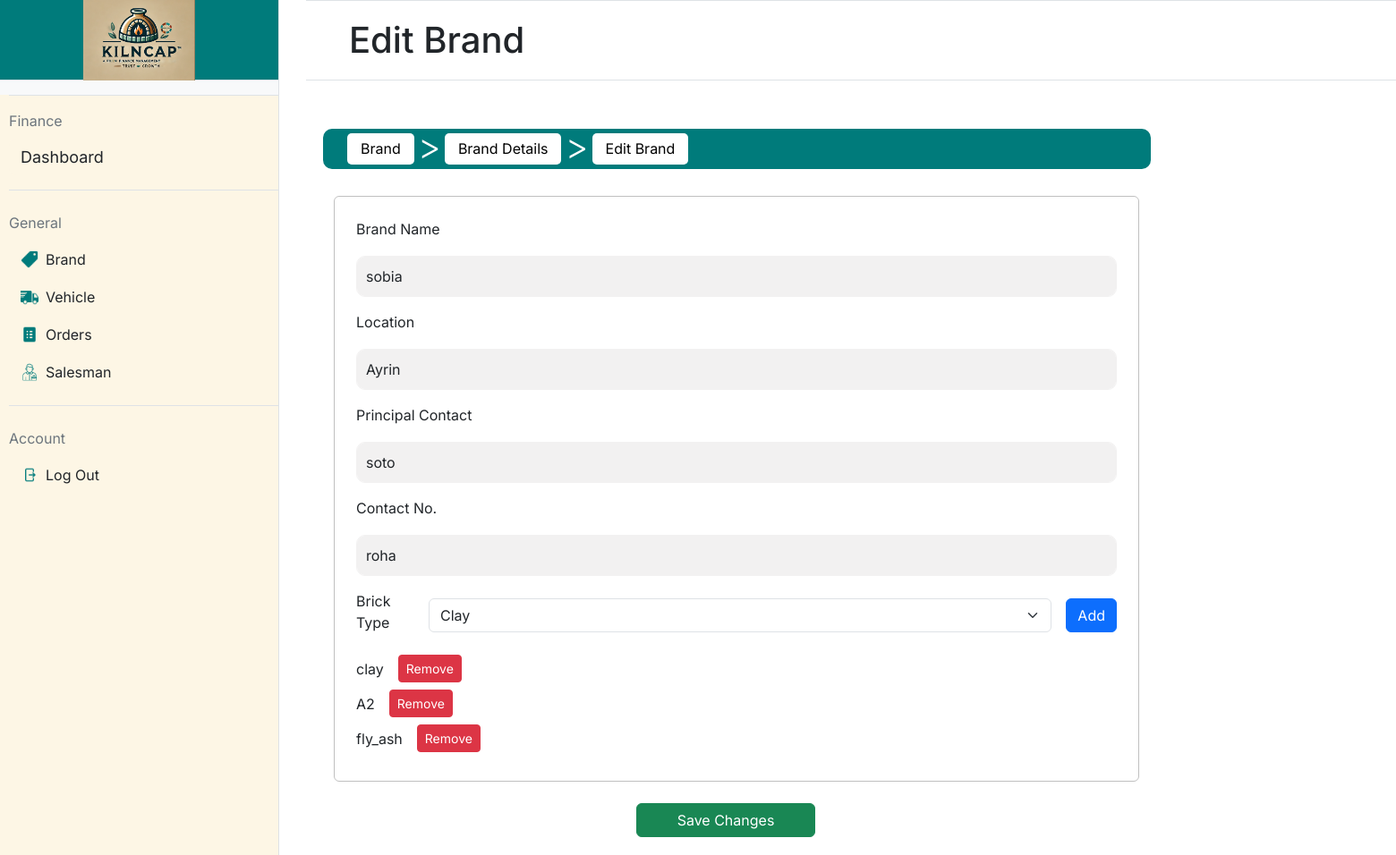
Page /edit_brand/9 on the committed database.
### app.py (models this page shows, shortened)
class Brand(db.Model):
    __tablename__ = 'brands'
    id = db.Column(db.Integer, primary_key=True, autoincrement=True)
    name = db.Column(db.String(30), nullable=False)
    location = db.Column(db.String(100), nullable=False)
    contact_no = db.Column(db.String(12), unique=True, nullable=False)
    principal_contact = db.Column(db.String(12), nullable=False)
    brick_types = db.relationship('BrickType', backref='brand', cascade="all, delete-orphan")

class BrickType(db.Model):
    __tablename__ = 'brick_types'
    id = db.Column(db.Integer, primary_key=True, autoincrement=True)
    type_name = db.Column(db.String(50), nullable=False)
    brand_id = db.Column(db.Integer, db.ForeignKey('brands.id'), nullable=False)  # Foreign key to Brand
    __table_args__ = (
        db.UniqueConstraint('type_name', 'brand_id', name='unique_brick_type_per_brand'),
    )

### app.py (the view, shortened to what this page needs)
@app.route('/edit_brand/<int:brand_id>', methods=['GET', 'POST'])
def edit_brand(brand_id):
    brand = Brand.query.get(brand_id)
    if not brand:
        return "Brand not found", 404
    return render_template('edit_brand.html', brand=brand)

### templates/edit_brand.html (shortened to what this page needs)
{% extends "base.html" %}
{% block mainheading %}
Edit Brand
{% endblock %}
{% block maincontent %}
<nav class="navbar navbar-expand-lg"
    style="background-color: #007b7b; border-radius: 10px; padding: 5px 15px; height: 45px; width: 925px;">
    <div class="container-fluid d-flex align-items-center">
        <div class="collapse navbar-collapse" id="navbarNav">
            <ul class="navbar-nav d-flex align-items-center">
                <li class="nav-item">
                    <a class="nav-link text-black" href="{{ url_for('brand') }}"
                        style="background-color: white; color: black; border-radius: 5px; padding: 5px 15px; height: 35px; line-height: 25px; transition: all 0.3s ease;"
                        onmouseover="this.style.backgroundColor='#f0f0f0'; this.style.color='white';"
                        onmouseout="this.style.backgroundColor='white'; this.style.color='black';">Brand</a>
                </li>
                <li class="mx-1"
                    style="color: white;padding-bottom: 5px; font-size: 40px; font-weight:300">&gt;</li>
                <li class="nav-item">
                    <a class="nav-link text-black"
                        href="{{ url_for('brand_details', brand_id=brand.id) }}"
                        style="background-color: white; color: black; border-radius: 5px; padding: 5px 15px; height: 35px; line-height: 25px;">Brand
                        Details</a>
                </li>
                <li class="mx-1"
                    style="color: white;padding-bottom: 5px; font-size: 40px; font-weight:300">&gt;</li>
                <li class="nav-item">
                    <a class="nav-link text-black" href="#"
                        style="background-color: white; color: black; border-radius: 5px; padding: 5px 15px; height: 35px; line-height: 25px;">Edit
                        Brand</a>
                </li>
            </ul>
        </div>
    </div>
</nav>
<div class="container-fluid" required
    style="margin-top: 30px">
    <div class="border border-secondary rounded p-4"
        style="max-width: 100%; min-width: 300px;max-width: 900px; border-color: silver !important;">
        <form id="brandForm"
            action="{{ url_for('edit_brand', brand_id=brand.id) }}"
            method="POST">
            <div class="mb-3">
                <label for="brand_name" class="form-label">Brand Name</label>
                <input type="text" name="brand_name" id="brand_name"
                    class="form-control" value="{{ brand.name }}"
                    placeholder="Enter brand name" required>
            </div>
            <div class="mb-3">
                <label for="location" class="form-label">Location</label>
                <input type="text" name="location" id="location"
                    class="form-control"
                    value="{{ brand.location }}" placeholder="Enter location"
                    required>
            </div>
            <div class="mb-3">
                <label for="principal_contact" class="form-label">Principal
                    Contact</label>
                <input type="text" name="principal_contact"
                    id="principal_contact"
                    class="form-control" value="{{ brand.principal_contact }}"
                    placeholder="Enter contact" required>
            </div>
            <div class="mb-3">
                <label for="contact_no" class="form-label">Contact No.</label>
                <input type="text" name="contact_no" id="contact_no"
                    class="form-control" value="{{ brand.contact_no }}"
                    placeholder="Enter contact number" required>
            </div>
            <div class="mb-3 d-flex align-items-center">
                <label for="brick_type" class="form-label me-3">Brick
                    Type</label>
                <select id="brick_type" class="form-select">
                    <option value="clay">Clay</option>
                </select>
                <button type="button" id="addBrickTypeBtn"
                    class="btn btn-primary ms-3">Add</button>
            </div>
            <div id="selectedBrickTypesContainer">
                {% for brick_type in brand.brick_types %}
                <div class="d-flex align-items-center mb-2">
                    <span class="me-3">{{ brick_type.type_name }}</span>
                    <button type="button"
                        class="btn btn-sm btn-danger removeBrickTypeBtn">Remove</button>
                </div>
                {% endfor %}
            </div>
        </form>
    </div>
</div>
<div class="mt-4">
    <button type="submit" class="btn btn-success" form="brandForm" required
        style="width: 200px; margin-left: 350px;  margin-bottom: 20px">Save
        Changes</button>
</div>
{% endblock %}

### static/styles.css (style rules this page uses)
body { font-family:'Inter'; margin: 0; height: 100vh; display: flex; }
input[type="text"], input[type="password"] { width: 100%; padding: 10px; margin-top: 10px; background-color:#F2F1F1 ; border: 1px solid #F2F1F1; border-radius: 10px; }

### rows in the picture
Brand: brand_name "sobia", location "Ayrin", principal_contact "soto", contact_no "roha"
BrickType: type_name "clay"
BrickType: type_name "A2"
BrickType: type_name "fly_ash"
